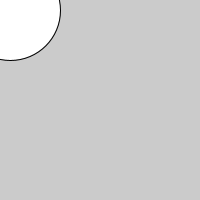
Frame 1 (no input)
Frame 60 (the mouse pressed at the canvas centre just before this capture): identical to frame 1, image omitted
Frame 120 (the mouse held since frame 60 and released just before this capture): identical to frame 1, image omitted

The Processing sketch that drew this single still picture (run headless with seeded random() and noise(); from frame 60 on, the mouse is pressed at the canvas centre):

// Processing sketch: test_js_
// ── test_js_.pde


void setup(){
  size(200,200);
}

void draw(){
  background(203);
  ellipse(10,10,100,100);
}
